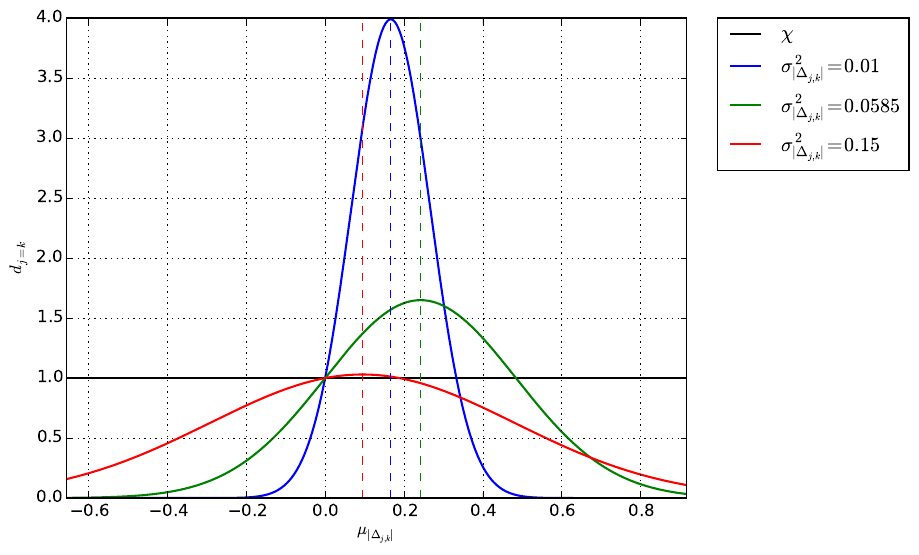

Recreate this plot in Python.
import numpy as np
import matplotlib.pyplot as plt
from math import *

def maxDis (s):
    return sqrt(-2*s*log(sqrt(2*pi*s)))

def disFunct (x, mu, s):
    return 1/sqrt(2*pi*s) * np.exp(-(((x-mu)**2) / (2*s)))

# parameters
s1 = 0.01
s2 = 0.0585
s3 = 0.15
m1 = maxDis(s1)
m2 = maxDis(s2)
m3 = maxDis(s3)

# variables

# function
scale = 5
x = np.linspace(m3-scale*s3, m1+scale*s3, 1000)
d1 = disFunct(x, m1, s1)
d2 = disFunct(x, m2, s2)
d3 = disFunct(x, m3, s3)

# plot
lw = 1.5
plt.plot([m3-scale*s3, m3+scale*s3+1], [1, 1],'k', linewidth=lw, label='$\chi$')
plt.plot(x, d1, 'b', linewidth=lw, label='$\sigma_{|{\Delta}_{j,k}|}^2 = 0.01$')
plt.plot(x, d2, 'g', linewidth=lw, label='$\sigma_{|{\Delta}_{j,k}|}^2 = 0.0585$')
plt.plot(x, d3, 'r', linewidth=lw, label='$\sigma_{|{\Delta}_{j,k}|}^2 = 0.15$')
plt.plot([m1, m1], [0, 4],'b--')
plt.plot([m2, m2], [0, 4],'g--')
plt.plot([m3, m3], [0, 4],'r--')
plt.grid(True)
ax = plt.axis()
plt.axes().set_xlim([x[0], x[-1]])
plt.xlabel('${\mu}_{|{\Delta}_{j,k}|}$')
plt.ylabel('$d_{j=k}$')

ax = plt.subplot(111)
box = ax.get_position()
plt.legend(bbox_to_anchor=(1.05, 1), loc=2, borderaxespad=0)
plt.savefig("maxDistance.pdf", bbox_inches='tight')
#plt.show()
